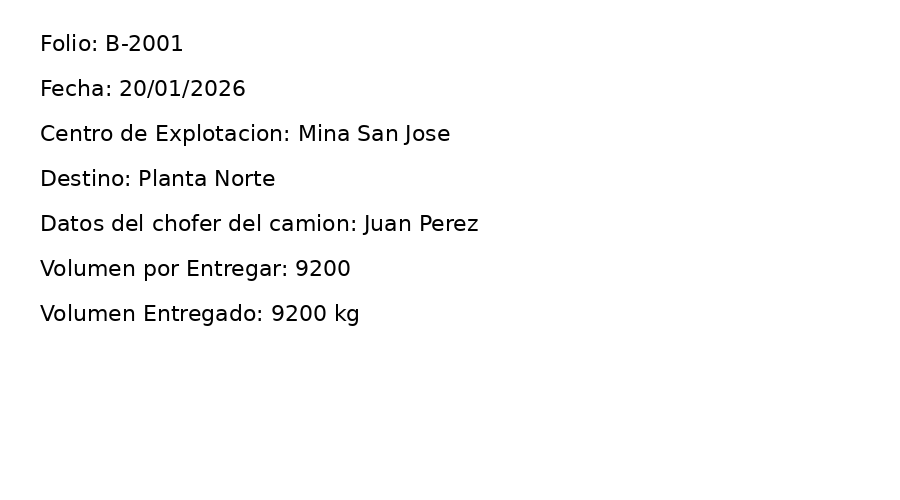
#> input picture tests/fixtures/boletas/sample_boleta_01.png, 900 x 500 px
$ python -i tesseract_adapter.py   (imports and definitions only)
#> lines starting #> are read from the running program, lines starting #| are printed output that depends on the picture
#> further down, picture is the input picture: PIL image 900x500 RGB; min 0, max 255, mean 249.6
"""Default OCR backend: local Tesseract via pytesseract. Offline, free, no
API key required — the right default for a first-pass tool with unknown
external-credential availability. Swap in a cloud/LLM adapter later by
implementing OCRAdapter and pointing the pipeline at it (see
llm_fallback_adapter.py for the interface shape)."""
from __future__ import annotations

from pathlib import Path

import pytesseract
from PIL import Image, ImageOps, ImageFilter

from app.config import settings
from app.ocr.base import OCRAdapter, OCRResult, OCRWord

# Tesseract does best on a flat, high-contrast, reasonably large grayscale
# image. Real uploads are often phone photos (angled, low-contrast, small),
# so a little cheap preprocessing meaningfully lifts recognition. Target long
# edge for upscaling small images (Tesseract likes ~30px cap-height text).
_MIN_LONG_EDGE = 2000


def _preprocess(image: Image.Image) -> Image.Image:
    """Cheap, safe preprocessing before OCR: honor EXIF rotation (phone
    photos), flatten to grayscale, upscale small images, and stretch contrast.
    Deliberately conservative -- no binarization/deskew that could distort a
    clean scan; those (and handwriting) are better handled by a cloud/LLM OCR
    backend (see app/ocr/llm_fallback_adapter.py)."""
    image = ImageOps.exif_transpose(image)
    image = image.convert("L")

    long_edge = max(image.size)
#> long_edge = 900
    if long_edge < _MIN_LONG_EDGE:
        scale = _MIN_LONG_EDGE / long_edge
#> scale = 2.22
        new_size = (round(image.width * scale), round(image.height * scale))
#> new_size = (2000, 1111)
        image = image.resize(new_size, Image.LANCZOS)
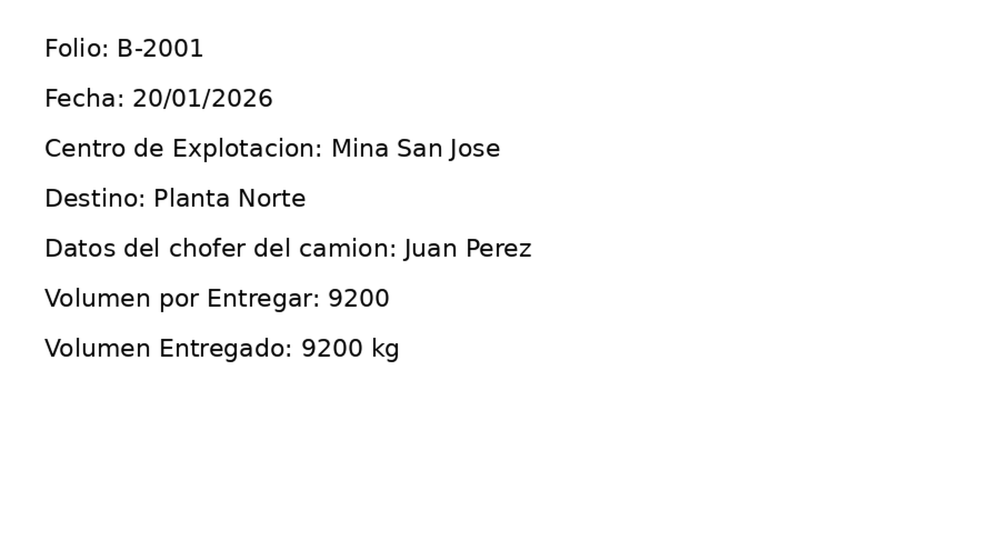
#> image: PIL image 2000x1111 L (shown at 1/2 size); min 0, max 255, mean 249.6

    # Light denoising helps handwriting/phone photos without harming clean scans.
    image = image.filter(ImageFilter.MedianFilter(size=3))
    return ImageOps.autocontrast(image)


class TesseractOCRAdapter(OCRAdapter):
    def __init__(self, language: str | None = None):
        self.language = language or settings.ocr_language

    def extract(self, image_path: Path) -> OCRResult:
        image = _preprocess(Image.open(image_path))

        # LSTM engine + uniform block layout generally improve stability for forms.
        config = "--oem 1 --psm 6 -c preserve_interword_spaces=1"
        text = pytesseract.image_to_string(image, lang=self.language, config=config)

        data = pytesseract.image_to_data(image, lang=self.language, output_type=pytesseract.Output.DICT, config=config)

        words: list[OCRWord] = []
        confidences: list[float] = []
        for i, raw_conf in enumerate(data["conf"]):
            token = data["text"][i].strip()
            try:
                conf = float(raw_conf)
            except (TypeError, ValueError):
                conf = -1.0
            if not token or conf < 0:
                continue
            words.append(
                OCRWord(
                    text=token,
                    confidence=conf,
                    left=data["left"][i],
                    top=data["top"][i],
                    width=data["width"][i],
                    height=data["height"][i],
                )
            )
            confidences.append(conf)

        overall_confidence = sum(confidences) / len(confidences) if confidences else 0.0
        return OCRResult(text=text, confidence=overall_confidence, words=words, engine="tesseract")

>>> from PIL import Image
>>> picture = Image.open('../../tests/fixtures/boletas/sample_boleta_01.png')
>>> result = _preprocess(picture)
